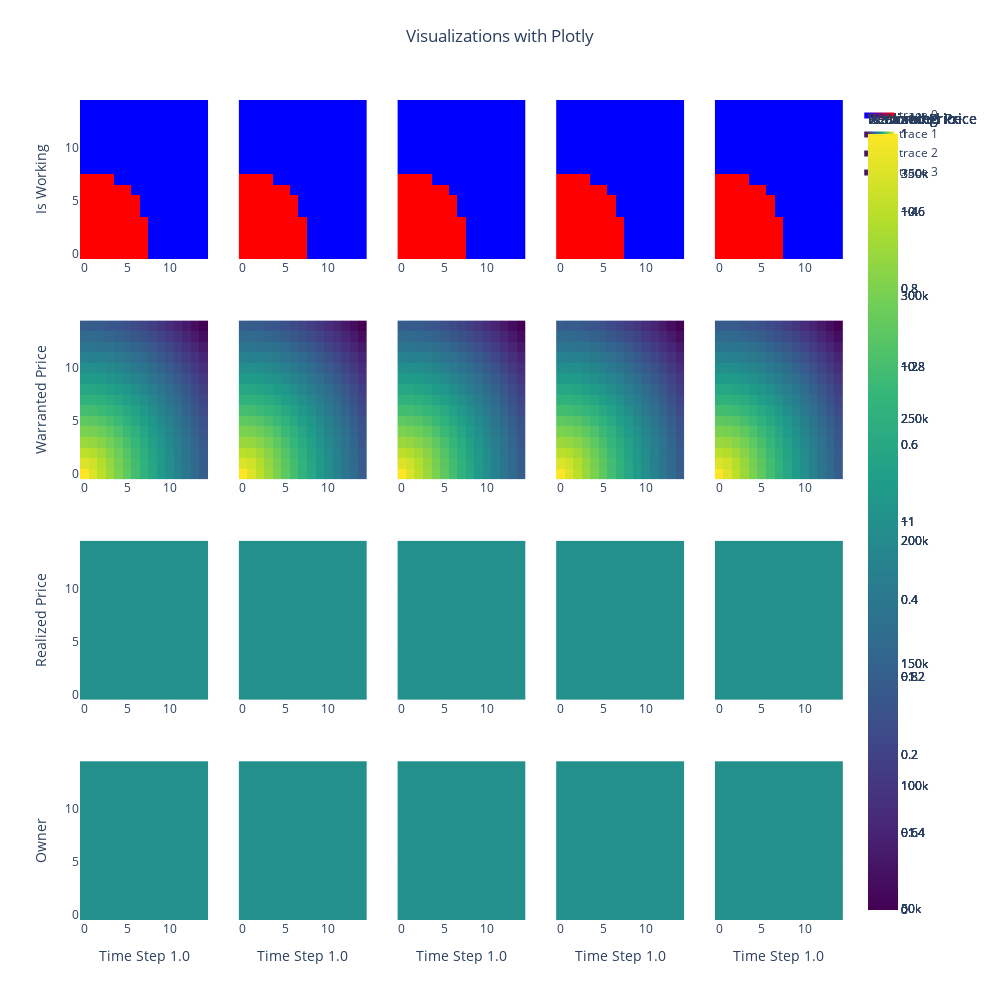

Notebook cell for this chart:
### Code cell
# Heatmap grid fast, plotly - 5 plots 5 data

# Define the names for each row
row_names = ['Is Working', 'Warranted Price', 'Realized Price', 'Owner']

# Create subplots with Plotly
fig = sp.make_subplots(rows=4, cols=no_time_steps_to_plot, shared_yaxes=True)

# Define a custom color scale for the heatmap
color_scale = [[0, 'blue'], [1, 'red']]

# Create a list to store the titles for the columns
column_titles = []

# Set a fixed height for each row
row_height = 0.2  # You can adjust the height as needed

for i in range(no_time_steps_to_plot):
    time_step_index = min(i * time_step_interval, num_time_steps - 1)
    time_step = time_steps[time_step_index]
    person_df_at_time_step = person_df.query("time_step == @time_step")
    land_df_at_time_step = land_df.query("time_step == @time_step")

    # Calculate the number of rows and columns for each subplot
    num_rows, num_cols = 2, 3  # You can adjust these values to your preference

    # Create y-axis titles for the first plot in each row
    y_titles = [row_names[j] if j == 0 else '' for j in range(4)]

    # Create an Is Working Heatmap with square aspect ratio and a colorbar
    heatmap1 = go.Heatmap(
        x=person_df_at_time_step['x'],
        y=person_df_at_time_step['y'],
        z=person_df_at_time_step['is_working'],
        colorscale=color_scale,
        colorbar=dict(title='Is Working'),
        showlegend=(i == 0)  # Show legend for the first plot in each row
    )
    fig.add_trace(heatmap1, row=1, col=i+1)

    # Create a Warranted Price Heatmap with square aspect ratio and a colorbar
    heatmap2 = go.Heatmap(
        x=land_df_at_time_step['x'],
        y=land_df_at_time_step['y'],
        z=land_df_at_time_step['warranted_price'],
        colorscale='Viridis',
        colorbar=dict(title='Warranted Price'),
        showlegend=(i == 0)  # Show legend for the first plot in each row
    )
    fig.add_trace(heatmap2, row=2, col=i+1)

    # Create a Realized Price Heatmap with square aspect ratio and a colorbar
    heatmap3 = go.Heatmap(
        x=land_df_at_time_step['x'],
        y=land_df_at_time_step['y'],
        z=land_df_at_time_step['realized_price'],
        colorscale='Viridis',
        colorbar=dict(title='Realized Price'),
        showlegend=(i == 0)  # Show legend for the first plot in each row
    )
    fig.add_trace(heatmap3, row=3, col=i+1)

    # Create a Owner Heatmap with square aspect ratio and a colorbar
    heatmap3 = go.Heatmap(
        x=land_df_at_time_step['x'],
        y=land_df_at_time_step['y'],
        z=land_df_at_time_step['ownership_type'],
        colorscale='Viridis',
        colorbar=dict(title='Realized Price'),
        showlegend=(i == 0)  # Show legend for the first plot in each row
    )
    fig.add_trace(heatmap3, row=4, col=i+1)

    # Add the time step as a column title
    column_titles.append(f'Time Step {time_step}')

# Update the layout to set y-axis titles
for j, title in enumerate(row_names):
    fig.update_yaxes(title_text=title, row=j+1, col=1)

# Update the layout to set column titles
fig.update_layout(
    title_text="Visualizations with Plotly",
    width=1000,
    height=1000,  # Adjust the height as needed
    title_x=0.5,  # Center the title
    title_y=0.97,  # Adjust the title position
)

for i, title in enumerate(column_titles):
    fig.update_xaxes(title_text=title, row=4, col=i+1)

fig.show()

### Figure 1 — Plotly figure (JSON) as saved in the notebook; plotly's stock layout.template omitted (floating-point values rounded to 4 significant figures; data arrays with more than 128 entries replaced by an {"elided": "..."} marker saying what was removed)
{"data": [{"colorbar": {"title": {"text": "Is Working"}}, "colorscale": [[0, "blue"], [1, "red"]], "showlegend": true, "type": "heatmap", "x": {"elided": "225 int values"}, "xaxis": "x", "y": {"elided": "225 int values"}, "yaxis": "y", "z": {"elided": "225 int values"}}, {"colorbar": {"title": {"text": "Warranted Price"}}, "colorscale": [[0, "#440154"], [0.1111, "#482878"], [0.2222, "#3e4989"], [0.3333, "#31688e"], [0.4444, "#26828e"], [0.5556, "#1f9e89"], [0.6667, "#35b779"], [0.7778, "#6ece58"], [0.8889, "#b5de2b"], [1, "#fde725"]], "showlegend": true, "type": "heatmap", "x": {"elided": "225 int values"}, "xaxis": "x6", "y": {"elided": "225 int values"}, "yaxis": "y6", "z": {"elided": "225 float values"}}, {"colorbar": {"title": {"text": "Realized Price"}}, "colorscale": [[0, "#440154"], [0.1111, "#482878"], [0.2222, "#3e4989"], [0.3333, "#31688e"], [0.4444, "#26828e"], [0.5556, "#1f9e89"], [0.6667, "#35b779"], [0.7778, "#6ece58"], [0.8889, "#b5de2b"], [1, "#fde725"]], "showlegend": true, "type": "heatmap", "x": {"elided": "225 int values"}, "xaxis": "x11", "y": {"elided": "225 int values"}, "yaxis": "y11", "z": {"elided": "225 int values"}}, {"colorbar": {"title": {"text": "Realized Price"}}, "colorscale": [[0, "#440154"], [0.1111, "#482878"], [0.2222, "#3e4989"], [0.3333, "#31688e"], [0.4444, "#26828e"], [0.5556, "#1f9e89"], [0.6667, "#35b779"], [0.7778, "#6ece58"], [0.8889, "#b5de2b"], [1, "#fde725"]], "showlegend": true, "type": "heatmap", "x": {"elided": "225 int values"}, "xaxis": "x16", "y": {"elided": "225 int values"}, "yaxis": "y16", "z": {"elided": "225 int values"}}, {"colorbar": {"title": {"text": "Is Working"}}, "colorscale": [[0, "blue"], [1, "red"]], "showlegend": false, "type": "heatmap", "x": {"elided": "225 int values"}, "xaxis": "x2", "y": {"elided": "225 int values"}, "yaxis": "y2", "z": {"elided": "225 int values"}}, {"colorbar": {"title": {"text": "Warranted Price"}}, "colorscale": [[0, "#440154"], [0.1111, "#482878"], [0.2222, "#3e4989"], [0.3333, "#31688e"], [0.4444, "#26828e"], [0.5556, "#1f9e89"], [0.6667, "#35b779"], [0.7778, "#6ece58"], [0.8889, "#b5de2b"], [1, "#fde725"]], "showlegend": false, "type": "heatmap", "x": {"elided": "225 int values"}, "xaxis": "x7", "y": {"elided": "225 int values"}, "yaxis": "y7", "z": {"elided": "225 float values"}}, {"colorbar": {"title": {"text": "Realized Price"}}, "colorscale": [[0, "#440154"], [0.1111, "#482878"], [0.2222, "#3e4989"], [0.3333, "#31688e"], [0.4444, "#26828e"], [0.5556, "#1f9e89"], [0.6667, "#35b779"], [0.7778, "#6ece58"], [0.8889, "#b5de2b"], [1, "#fde725"]], "showlegend": false, "type": "heatmap", "x": {"elided": "225 int values"}, "xaxis": "x12", "y": {"elided": "225 int values"}, "yaxis": "y12", "z": {"elided": "225 int values"}}, {"colorbar": {"title": {"text": "Realized Price"}}, "colorscale": [[0, "#440154"], [0.1111, "#482878"], [0.2222, "#3e4989"], [0.3333, "#31688e"], [0.4444, "#26828e"], [0.5556, "#1f9e89"], [0.6667, "#35b779"], [0.7778, "#6ece58"], [0.8889, "#b5de2b"], [1, "#fde725"]], "showlegend": false, "type": "heatmap", "x": {"elided": "225 int values"}, "xaxis": "x17", "y": {"elided": "225 int values"}, "yaxis": "y17", "z": {"elided": "225 int values"}}, {"colorbar": {"title": {"text": "Is Working"}}, "colorscale": [[0, "blue"], [1, "red"]], "showlegend": false, "type": "heatmap", "x": {"elided": "225 int values"}, "xaxis": "x3", "y": {"elided": "225 int values"}, "yaxis": "y3", "z": {"elided": "225 int values"}}, {"colorbar": {"title": {"text": "Warranted Price"}}, "colorscale": [[0, "#440154"], [0.1111, "#482878"], [0.2222, "#3e4989"], [0.3333, "#31688e"], [0.4444, "#26828e"], [0.5556, "#1f9e89"], [0.6667, "#35b779"], [0.7778, "#6ece58"], [0.8889, "#b5de2b"], [1, "#fde725"]], "showlegend": false, "type": "heatmap", "x": {"elided": "225 int values"}, "xaxis": "x8", "y": {"elided": "225 int values"}, "yaxis": "y8", "z": {"elided": "225 float values"}}, {"colorbar": {"title": {"text": "Realized Price"}}, "colorscale": [[0, "#440154"], [0.1111, "#482878"], [0.2222, "#3e4989"], [0.3333, "#31688e"], [0.4444, "#26828e"], [0.5556, "#1f9e89"], [0.6667, "#35b779"], [0.7778, "#6ece58"], [0.8889, "#b5de2b"], [1, "#fde725"]], "showlegend": false, "type": "heatmap", "x": {"elided": "225 int values"}, "xaxis": "x13", "y": {"elided": "225 int values"}, "yaxis": "y13", "z": {"elided": "225 int values"}}, {"colorbar": {"title": {"text": "Realized Price"}}, "colorscale": [[0, "#440154"], [0.1111, "#482878"], [0.2222, "#3e4989"], [0.3333, "#31688e"], [0.4444, "#26828e"], [0.5556, "#1f9e89"], [0.6667, "#35b779"], [0.7778, "#6ece58"], [0.8889, "#b5de2b"], [1, "#fde725"]], "showlegend": false, "type": "heatmap", "x": {"elided": "225 int values"}, "xaxis": "x18", "y": {"elided": "225 int values"}, "yaxis": "y18", "z": {"elided": "225 int values"}}, {"colorbar": {"title": {"text": "Is Working"}}, "colorscale": [[0, "blue"], [1, "red"]], "showlegend": false, "type": "heatmap", "x": {"elided": "225 int values"}, "xaxis": "x4", "y": {"elided": "225 int values"}, "yaxis": "y4", "z": {"elided": "225 int values"}}, {"colorbar": {"title": {"text": "Warranted Price"}}, "colorscale": [[0, "#440154"], [0.1111, "#482878"], [0.2222, "#3e4989"], [0.3333, "#31688e"], [0.4444, "#26828e"], [0.5556, "#1f9e89"], [0.6667, "#35b779"], [0.7778, "#6ece58"], [0.8889, "#b5de2b"], [1, "#fde725"]], "showlegend": false, "type": "heatmap", "x": {"elided": "225 int values"}, "xaxis": "x9", "y": {"elided": "225 int values"}, "yaxis": "y9", "z": {"elided": "225 float values"}}, {"colorbar": {"title": {"text": "Realized Price"}}, "colorscale": [[0, "#440154"], [0.1111, "#482878"], [0.2222, "#3e4989"], [0.3333, "#31688e"], [0.4444, "#26828e"], [0.5556, "#1f9e89"], [0.6667, "#35b779"], [0.7778, "#6ece58"], [0.8889, "#b5de2b"], [1, "#fde725"]], "showlegend": false, "type": "heatmap", "x": {"elided": "225 int values"}, "xaxis": "x14", "y": {"elided": "225 int values"}, "yaxis": "y14", "z": {"elided": "225 int values"}}, {"colorbar": {"title": {"text": "Realized Price"}}, "colorscale": [[0, "#440154"], [0.1111, "#482878"], [0.2222, "#3e4989"], [0.3333, "#31688e"], [0.4444, "#26828e"], [0.5556, "#1f9e89"], [0.6667, "#35b779"], [0.7778, "#6ece58"], [0.8889, "#b5de2b"], [1, "#fde725"]], "showlegend": false, "type": "heatmap", "x": {"elided": "225 int values"}, "xaxis": "x19", "y": {"elided": "225 int values"}, "yaxis": "y19", "z": {"elided": "225 int values"}}, {"colorbar": {"title": {"text": "Is Working"}}, "colorscale": [[0, "blue"], [1, "red"]], "showlegend": false, "type": "heatmap", "x": {"elided": "225 int values"}, "xaxis": "x5", "y": {"elided": "225 int values"}, "yaxis": "y5", "z": {"elided": "225 int values"}}, {"colorbar": {"title": {"text": "Warranted Price"}}, "colorscale": [[0, "#440154"], [0.1111, "#482878"], [0.2222, "#3e4989"], [0.3333, "#31688e"], [0.4444, "#26828e"], [0.5556, "#1f9e89"], [0.6667, "#35b779"], [0.7778, "#6ece58"], [0.8889, "#b5de2b"], [1, "#fde725"]], "showlegend": false, "type": "heatmap", "x": {"elided": "225 int values"}, "xaxis": "x10", "y": {"elided": "225 int values"}, "yaxis": "y10", "z": {"elided": "225 float values"}}, {"colorbar": {"title": {"text": "Realized Price"}}, "colorscale": [[0, "#440154"], [0.1111, "#482878"], [0.2222, "#3e4989"], [0.3333, "#31688e"], [0.4444, "#26828e"], [0.5556, "#1f9e89"], [0.6667, "#35b779"], [0.7778, "#6ece58"], [0.8889, "#b5de2b"], [1, "#fde725"]], "showlegend": false, "type": "heatmap", "x": {"elided": "225 int values"}, "xaxis": "x15", "y": {"elided": "225 int values"}, "yaxis": "y15", "z": {"elided": "225 int values"}}, {"colorbar": {"title": {"text": "Realized Price"}}, "colorscale": [[0, "#440154"], [0.1111, "#482878"], [0.2222, "#3e4989"], [0.3333, "#31688e"], [0.4444, "#26828e"], [0.5556, "#1f9e89"], [0.6667, "#35b779"], [0.7778, "#6ece58"], [0.8889, "#b5de2b"], [1, "#fde725"]], "showlegend": false, "type": "heatmap", "x": {"elided": "225 int values"}, "xaxis": "x20", "y": {"elided": "225 int values"}, "yaxis": "y20", "z": {"elided": "225 int values"}}], "layout": {"height": 1000, "title": {"text": "Visualizations with Plotly", "x": 0.5, "y": 0.97}, "width": 1000, "xaxis": {"anchor": "y", "domain": [0, 0.168]}, "xaxis10": {"anchor": "y10", "domain": [0.832, 1]}, "xaxis11": {"anchor": "y11", "domain": [0, 0.168]}, "xaxis12": {"anchor": "y12", "domain": [0.208, 0.376]}, "xaxis13": {"anchor": "y13", "domain": [0.416, 0.584]}, "xaxis14": {"anchor": "y14", "domain": [0.624, 0.792]}, "xaxis15": {"anchor": "y15", "domain": [0.832, 1]}, "xaxis16": {"anchor": "y16", "domain": [0, 0.168], "title": {"text": "Time Step 1.0"}}, "xaxis17": {"anchor": "y17", "domain": [0.208, 0.376], "title": {"text": "Time Step 1.0"}}, "xaxis18": {"anchor": "y18", "domain": [0.416, 0.584], "title": {"text": "Time Step 1.0"}}, "xaxis19": {"anchor": "y19", "domain": [0.624, 0.792], "title": {"text": "Time Step 1.0"}}, "xaxis2": {"anchor": "y2", "domain": [0.208, 0.376]}, "xaxis20": {"anchor": "y20", "domain": [0.832, 1], "title": {"text": "Time Step 1.0"}}, "xaxis3": {"anchor": "y3", "domain": [0.416, 0.584]}, "xaxis4": {"anchor": "y4", "domain": [0.624, 0.792]}, "xaxis5": {"anchor": "y5", "domain": [0.832, 1]}, "xaxis6": {"anchor": "y6", "domain": [0, 0.168]}, "xaxis7": {"anchor": "y7", "domain": [0.208, 0.376]}, "xaxis8": {"anchor": "y8", "domain": [0.416, 0.584]}, "xaxis9": {"anchor": "y9", "domain": [0.624, 0.792]}, "yaxis": {"anchor": "x", "domain": [0.8063, 1], "title": {"text": "Is Working"}}, "yaxis10": {"anchor": "x10", "domain": [0.5375, 0.7312], "matches": "y6", "showticklabels": false}, "yaxis11": {"anchor": "x11", "domain": [0.2687, 0.4625], "title": {"text": "Realized Price"}}, "yaxis12": {"anchor": "x12", "domain": [0.2687, 0.4625], "matches": "y11", "showticklabels": false}, "yaxis13": {"anchor": "x13", "domain": [0.2687, 0.4625], "matches": "y11", "showticklabels": false}, "yaxis14": {"anchor": "x14", "domain": [0.2687, 0.4625], "matches": "y11", "showticklabels": false}, "yaxis15": {"anchor": "x15", "domain": [0.2687, 0.4625], "matches": "y11", "showticklabels": false}, "yaxis16": {"anchor": "x16", "domain": [0, 0.1938], "title": {"text": "Owner"}}, "yaxis17": {"anchor": "x17", "domain": [0, 0.1938], "matches": "y16", "showticklabels": false}, "yaxis18": {"anchor": "x18", "domain": [0, 0.1938], "matches": "y16", "showticklabels": false}, "yaxis19": {"anchor": "x19", "domain": [0, 0.1938], "matches": "y16", "showticklabels": false}, "yaxis2": {"anchor": "x2", "domain": [0.8063, 1], "matches": "y", "showticklabels": false}, "yaxis20": {"anchor": "x20", "domain": [0, 0.1938], "matches": "y16", "showticklabels": false}, "yaxis3": {"anchor": "x3", "domain": [0.8063, 1], "matches": "y", "showticklabels": false}, "yaxis4": {"anchor": "x4", "domain": [0.8063, 1], "matches": "y", "showticklabels": false}, "yaxis5": {"anchor": "x5", "domain": [0.8063, 1], "matches": "y", "showticklabels": false}, "yaxis6": {"anchor": "x6", "domain": [0.5375, 0.7312], "title": {"text": "Warranted Price"}}, "yaxis7": {"anchor": "x7", "domain": [0.5375, 0.7312], "matches": "y6", "showticklabels": false}, "yaxis8": {"anchor": "x8", "domain": [0.5375, 0.7312], "matches": "y6", "showticklabels": false}, "yaxis9": {"anchor": "x9", "domain": [0.5375, 0.7312], "matches": "y6", "showticklabels": false}}}
